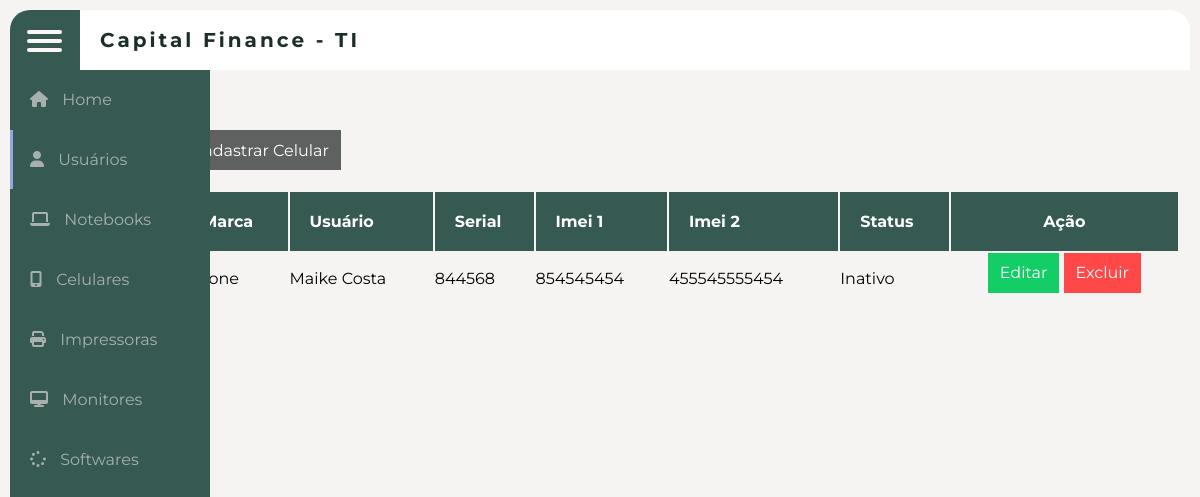
The page /celulares on the database its author committed.
### app.py (models this page shows, shortened)
class cadastro_celulares(db.Model):
    __tablename__="celulares"
    id = db.Column(db.Integer,primary_key=True)
    marca = db.Column(db.String(100), nullable=False)
    status = db.Column(db.String(10))
    usuarios = db.Column(db.String(100))
    serial = db.Column(db.String(100))
    imei1 =  db.Column(db.Integer)
    imei2 =  db.Column(db.Integer)

### app.py (the view, shortened to what this page needs)
@app.route("/celulares", methods=["POST", "GET"])
def celular():
    cell = cadastro_celulares.query.all()
    return render_template("celulares.html", cell=cell)

### templates/celulares.html (shortened to what this page needs)
{%extends "index.html"%}
{%block conteudo%}
    <link rel="stylesheet" href="../static/css/celulares.css">
<form action="{{url_for('celular')}}" method="POST">
<body>
    <main>
        <button type="button" class="button blue" id="cadastrarColab">Cadastrar Celular</button>
        <table class="records">
            <thead>
                <tr>
                    <th>Marca</th>
                    <th>Usuário</th>
                    <th>Serial</th>
                    <th>Imei 1</th>
                    <th>Imei 2</th>
                    <th>Status</th>
                    <th>Ação</th>
                </tr>
            </thead>
            <tbody>
                {%for cel in cell%}
                <tr>
                    <td>{{cel.marca}}</td>
                    <td>{{cel.usuarios}}</td>
                    <td>{{cel.serial}}</td>
                    <td>{{cel.imei1}}</td>
                    <td>{{cel.imei2}}</td>
                    <td>{{cel.status}}</td>
                    <td>
                      <a href="/edita_celular/{{cel.id}}"><button type="button" class="button green">Editar</button></a>
                      <a href="/remover_celular/{{cel.id}}"><button type="button"  class="button red">Excluir</button></a>
                    </td>
                </tr>
                {%endfor%}
            </tbody>
        </table>
    </main>
</body>
</form>
{%endblock%}

### static/css/style.css (style rules this page uses)
* { margin: 0; list-style: none; padding: 0; text-decoration: none; box-sizing: border-box; font-family: 'Montserrat', sans-serif; }
body, html { height: 100%; background: rgb(246, 243, 243); }

### static/css/celulares.css (style rules this page uses)
* { padding: 0; margin: 0; box-sizing: border-box; }
:root { --primary-color: #1b2e2a; --secundary-color: #FFF1CC; --shadow-color: #CCC; --text-color: #FFF; }
body { min-height: 100vh; display: flex; flex-direction: column; font-family: 'karla', sans-serif; position: relative; }
main { flex-grow: 1; display: flex; flex-direction: column; align-items: flex-start; width: 60%; height: 500px; margin: 5vh auto; margin-right: 400px; padding: 170px 100px; gap: 20px; }
.button { border-style: none; height: 40px; margin-top: -100px; padding: 6px 12px; background-color: rgb(18, 51, 14); color: white; font-size: 1rem; cursor: pointer; transition: box-shadow .6s ease; }
.button.blue { background-color: #5f6160; }
.button.green { background-color: #13ce66; }
.button.red { background-color: #ff4949; }
.records { width: 1000px; user-select: none; text-align: left; margin-right: 200rem; }
.records th { height: 50px; background-color: #365a52; color: white; padding: 20px 0px 20px 20px; font-size: 1rem; }
.records td { height: 50px; }
.records th:last-child, .records td:last-child { padding: 0; min-width: 140px; text-align: center; }

### rows shown on the page
cadastro_celulares: marca "Iphone", usuarios "Maike Costa", serial "844568", imei1 "854545454", imei2 "455545555454", status "Inativo"
